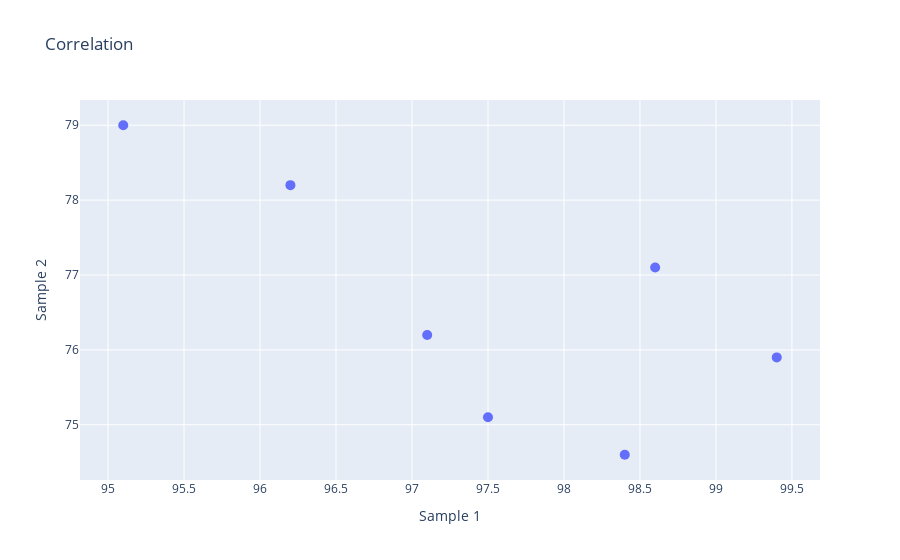

This figure's notebook cell:
### Code cell
trace = go.Scatter(x = df['Equity shares'], y = df['Reference shares'], name = 'r', mode = 'markers', marker = dict(size = 10))

fig = go.Figure(data = [trace], layout = dict(title = "Correlation", 
                                              xaxis = dict(title = "Sample 1"), yaxis = dict(title = "Sample 2")))

fig.show()

### Figure 1 — Plotly figure (JSON) as saved in the notebook; plotly's stock layout.template omitted (floating-point values rounded to 4 significant figures)
{"data": [{"marker": {"size": 10}, "mode": "markers", "name": "r", "type": "scatter", "x": [98.4, 97.1, 97.5, 99.4, 98.6, 96.2, 95.1], "y": [74.6, 76.2, 75.1, 75.9, 77.1, 78.2, 79]}], "layout": {"title": {"text": "Correlation"}, "xaxis": {"title": {"text": "Sample 1"}}, "yaxis": {"title": {"text": "Sample 2"}}}}
